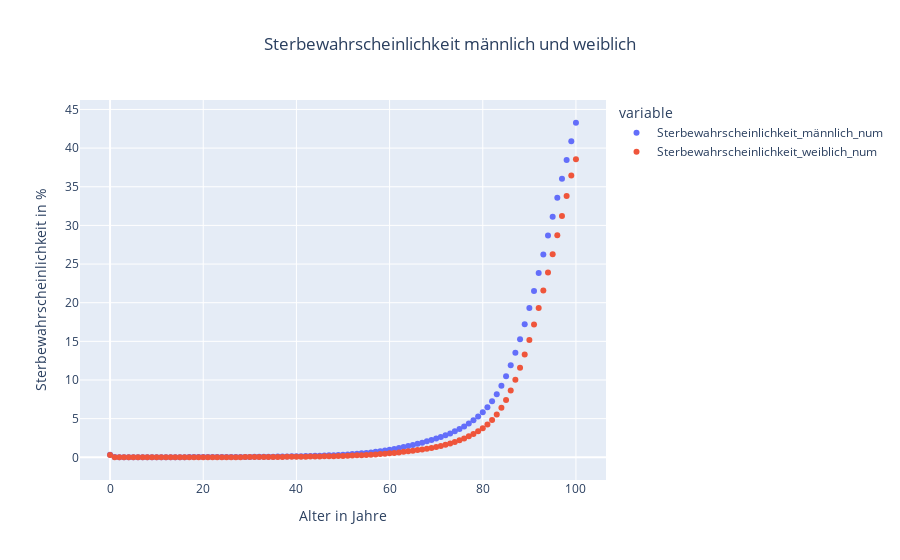

Notebook code cell kept with this figure:
### Markdown cell above
### beide Geschlechter

### Code cell
# Daten der y-Achse mit 100 multiplizieren und als Prozent formatieren
# Numerische Werte für den Plot
df['Sterbewahrscheinlichkeit_männlich_num'] = df['Sterbewahrscheinlichkeit_maennlich_Prozent'] * 100
df['Sterbewahrscheinlichkeit_weiblich_num'] = df['Sterbewahrscheinlichkeit_weiblich_Prozent'] * 100

# Formatierte Werte für die Anzeige
df['Sterbewahrscheinlichkeit_männlich'] = df['Sterbewahrscheinlichkeit_männlich_num'].map('{:.2f}%'.format)
df['Sterbewahrscheinlichkeit_weiblich'] = df['Sterbewahrscheinlichkeit_weiblich_num'].map('{:.2f}%'.format)

# Plot erstellen
fig = px.scatter(df,
                 x='Alter_in_Jahren',
                 y=['Sterbewahrscheinlichkeit_männlich_num', 'Sterbewahrscheinlichkeit_weiblich_num'],
                 title='Sterbewahrscheinlichkeit männlich und weiblich')

fig.update_layout(
    title_x=0.5,
    xaxis_title='Alter in Jahre',
    yaxis_title="Sterbewahrscheinlichkeit in %"
)

fig.show()

### Figure 1 — Plotly figure (JSON) as saved in the notebook; plotly's stock layout.template omitted (floating-point values rounded to 4 significant figures)
{"data": [{"hovertemplate": "variable=Sterbewahrscheinlichkeit_männlich_num<br>Alter_in_Jahren=%{x}<br>value=%{y}<extra></extra>", "legendgroup": "Sterbewahrscheinlichkeit_männlich_num", "marker": {"color": "#636efa", "symbol": "circle"}, "mode": "markers", "name": "Sterbewahrscheinlichkeit_männlich_num", "orientation": "v", "showlegend": true, "type": "scatter", "x": [0, 1, 2, 3, 4, 5, 6, 7, 8, 9, 10, 11, 12, 13, 14, 15, 16, 17, 18, 19, 20, 21, 22, 23, 24, 25, 26, 27, 28, 29, 30, 31, 32, 33, 34, 35, 36, 37, 38, 39, 40, 41, 42, 43, 44, 45, 46, 47, 48, 49, 50, 51, 52, 53, 54, 55, 56, 57, 58, 59, 60, 61, 62, 63, 64, 65, 66, 67, 68, 69, 70, 71, 72, 73, 74, 75, 76, 77, 78, 79, 80, 81, 82, 83, 84, 85, 86, 87, 88, 89, 90, 91, 92, 93, 94, 95, 96, 97, 98, 99, 100], "xaxis": "x", "y": [0.3253, 0.02535, 0.0181, 0.01413, 0.01184, 0.01045, 0.009552, 0.008873, 0.008303, 0.007914, 0.007787, 0.008018, 0.008755, 0.01027, 0.01287, 0.01679, 0.02219, 0.02889, 0.03607, 0.04209, 0.04591, 0.04757, 0.0476, 0.04674, 0.04579, 0.04541, 0.04573, 0.04673, 0.04845, 0.05091, 0.05419, 0.05838, 0.06349, 0.0695, 0.07637, 0.084, 0.09222, 0.1009, 0.1102, 0.1202, 0.131, 0.1429, 0.1561, 0.1708, 0.1874, 0.2058, 0.2264, 0.2493, 0.2749, 0.3034, 0.3353, 0.3711, 0.4114, 0.4568, 0.5082, 0.5661, 0.6311, 0.7038, 0.7848, 0.8745, 0.9733, 1.081, 1.198, 1.324, 1.458, 1.598, 1.744, 1.898, 2.06, 2.234, 2.421, 2.624, 2.848, 3.094, 3.365, 3.666, 4.001, 4.374, 4.795, 5.277, 5.833, 6.484, 7.254, 8.168, 9.241, 10.49, 11.91, 13.51, 15.29, 17.22, 19.31, 21.53, 23.85, 26.25, 28.68, 31.13, 33.58, 36.03, 38.47, 40.89, 43.28], "yaxis": "y"}, {"hovertemplate": "variable=Sterbewahrscheinlichkeit_weiblich_num<br>Alter_in_Jahren=%{x}<br>value=%{y}<extra></extra>", "legendgroup": "Sterbewahrscheinlichkeit_weiblich_num", "marker": {"color": "#EF553B", "symbol": "circle"}, "mode": "markers", "name": "Sterbewahrscheinlichkeit_weiblich_num", "orientation": "v", "showlegend": true, "type": "scatter", "x": [0, 1, 2, 3, 4, 5, 6, 7, 8, 9, 10, 11, 12, 13, 14, 15, 16, 17, 18, 19, 20, 21, 22, 23, 24, 25, 26, 27, 28, 29, 30, 31, 32, 33, 34, 35, 36, 37, 38, 39, 40, 41, 42, 43, 44, 45, 46, 47, 48, 49, 50, 51, 52, 53, 54, 55, 56, 57, 58, 59, 60, 61, 62, 63, 64, 65, 66, 67, 68, 69, 70, 71, 72, 73, 74, 75, 76, 77, 78, 79, 80, 81, 82, 83, 84, 85, 86, 87, 88, 89, 90, 91, 92, 93, 94, 95, 96, 97, 98, 99, 100], "xaxis": "x", "y": [0.289, 0.02086, 0.01535, 0.01191, 0.009721, 0.008312, 0.007425, 0.006907, 0.006674, 0.006689, 0.006944, 0.007457, 0.008272, 0.009465, 0.01108, 0.01309, 0.01535, 0.01761, 0.01946, 0.02044, 0.02048, 0.01992, 0.01911, 0.01838, 0.01802, 0.01827, 0.01911, 0.0205, 0.0224, 0.02475, 0.02748, 0.0305, 0.03379, 0.03738, 0.04125, 0.04543, 0.04989, 0.05465, 0.05976, 0.06527, 0.07126, 0.07784, 0.08511, 0.09319, 0.1022, 0.1123, 0.1235, 0.1362, 0.1504, 0.1664, 0.1842, 0.204, 0.2259, 0.2501, 0.2766, 0.3057, 0.3381, 0.3741, 0.4146, 0.4605, 0.5126, 0.571, 0.6356, 0.7058, 0.7806, 0.8588, 0.9397, 1.025, 1.116, 1.217, 1.33, 1.46, 1.61, 1.783, 1.978, 2.197, 2.442, 2.711, 3.013, 3.357, 3.759, 4.237, 4.819, 5.532, 6.396, 7.425, 8.632, 10.02, 11.58, 13.3, 15.17, 17.19, 19.33, 21.57, 23.89, 26.27, 28.71, 31.22, 33.79, 36.45, 38.57], "yaxis": "y"}], "layout": {"legend": {"title": {"text": "variable"}, "tracegroupgap": 0}, "title": {"text": "Sterbewahrscheinlichkeit männlich und weiblich", "x": 0.5}, "xaxis": {"anchor": "y", "domain": [0, 1], "title": {"text": "Alter in Jahre"}}, "yaxis": {"anchor": "x", "domain": [0, 1], "title": {"text": "Sterbewahrscheinlichkeit in %"}}}}
